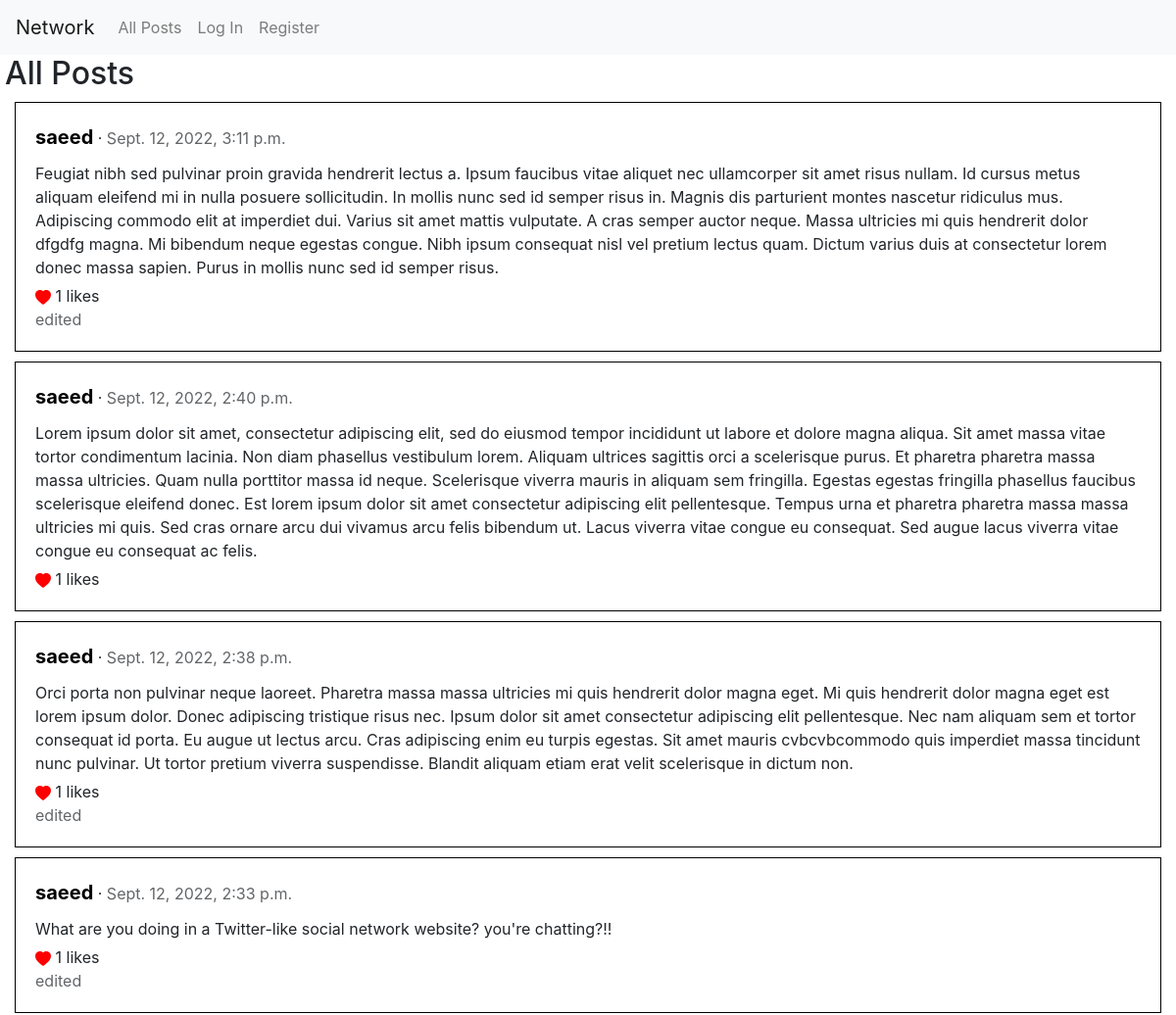
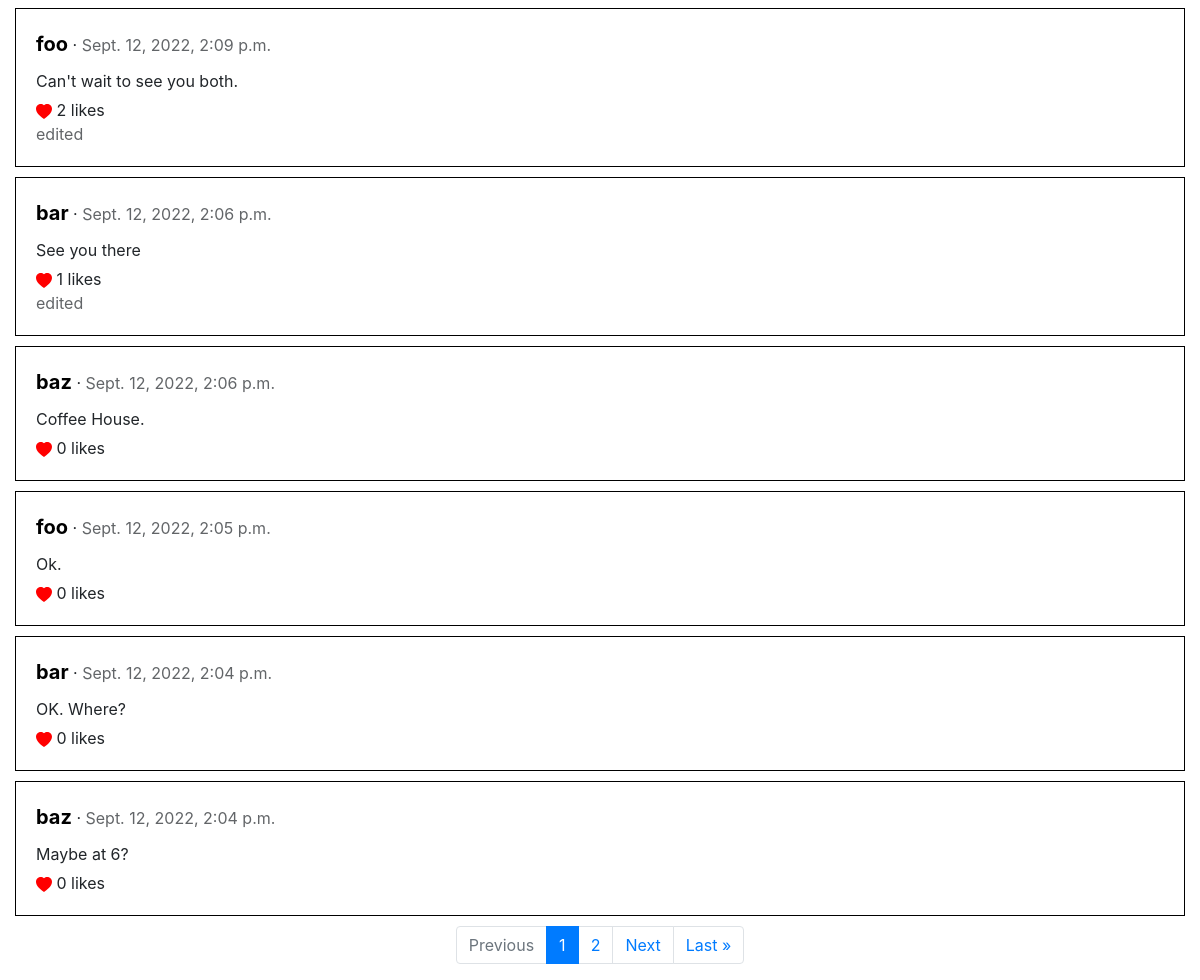
The page / on the database its author committed (2 pictures, top to bottom).
### network/models.py (models this page shows)
class Post(models.Model):
    poster = models.ForeignKey(User, on_delete=models.CASCADE, related_name="post")
    content = models.CharField(max_length=5000)
    date = models.DateTimeField(default=timezone.now)
    likedBy = models.ManyToManyField(User, blank=True, related_name="likes")
    isEdited = models.BooleanField(default=False)

class User(AbstractUser):
    pass

### network/views.py (the view)
# urls.py: path("", views.index, name="index"),
def index(request):
    if request.method == "POST":
        Post.objects.create(
            poster=request.user,
            content=request.POST["newTextarea"],
        )
        return HttpResponseRedirect(reverse("index"))
    else:
        allPosts = Post.objects.all()
        paginator = Paginator(allPosts.order_by('-date'), 10)
        page_number = request.GET.get('page')
        allPosts_obj = paginator.get_page(page_number)
        return render(request, "network/index.html", {
            "page_obj": allPosts_obj
        })

### network/templates/network/index.html (shortened to what this page needs)
{% extends "network/layout.html" %}
{% block body %}
    <h2>All Posts</h2>
    <div class="container-fluid">
        <div id="allPosts">
            {% for post in page_obj %}
            <div class="post">
                <div class="post-view" data-post_id="{{ post.id }}">
                    <div class="usDate"><span class="username"><a href="{% url 'profilePage' post.poster.username %}">{{ post.poster.username }}</a></span> · <span class="date">{{ post.date }}</span>
                    </div>
                    <div class="content">{{ post.content }}</div>
                    <div class="likes">
                        {% if user.is_authenticated %}
                            {% if user in post.likedBy.all %}
                                <svg class="likeButton" color="red" id="likeButton_{{post.id}}" onclick="like('{{post.id}}')" xmlns="http://www.w3.org/2000/svg" width="16" height="16" fill="currentColor" class="bi bi-heart-fill" viewBox="0 0 16 16">
                                <path fill-rule="evenodd" d="M8 1.314C12.438-3.248 23.534 4.735 8 15-7.534 4.736 3.562-3.248 8 1.314z"/>
                                </svg>
                            {% else %}
                                <svg class="likeButton" color="red" id="likeButton_{{post.id}}" onclick="like('{{post.id}}')" xmlns="http://www.w3.org/2000/svg" width="16" height="16" fill="currentColor" class="bi bi-heart" viewBox="0 0 16 16">
                                <path d="m8 2.748-.717-.737C5.6.281 2.514.878 1.4 3.053c-.523 1.023-.641 2.5.314 4.385.92 1.815 2.834 3.989 6.286 6.357 3.452-2.368 5.365-4.542 6.286-6.357.955-1.886.838-3.362.314-4.385C13.486.878 10.4.28 8.717 2.01L8 2.748zM8 15C-7.333 4.868 3.279-3.04 7.824 1.143c.06.055.119.112.176.171a3.12 3.12 0 0 1 .176-.17C12.72-3.042 23.333 4.867 8 15z"/>
                                </svg>
                            {% endif %}
                        {% else %}
                            <svg color="red" xmlns="http://www.w3.org/2000/svg" width="16" height="16" fill="currentColor" class="bi bi-heart-fill" viewBox="0 0 16 16">
                            <path fill-rule="evenodd" d="M8 1.314C12.438-3.248 23.534 4.735 8 15-7.534 4.736 3.562-3.248 8 1.314z"/>
                            </svg>
                        {% endif %}
                        {{ post.likedBy.all|length }} likes
                    </div>
                    <div class="edited">
                        {% if post.isEdited %}
                        edited
                        {% endif %}
                    </div>
                </div>
            </div>
            {% empty %}
            <div class="message">No post yet</div>
            {% endfor %}
        </div>
        {% if page_obj|length != 0 %}
        <nav aria-label="...">
            <ul class="pagination justify-content-center">
                {% if page_obj.has_previous %}
                <li class="page-item">
                    <a class="page-link" href="?page=1">&laquo; First</a>
                </li>
                <li class="page-item">
                    <a class="page-link" href="?page={{ page_obj.previous_page_number }}">Previous</a>
                </li>
                <li class="page-item">
                    <a class="page-link" href="?page={{ page_obj.previous_page_number }}">{{ page_obj.previous_page_number }}</a>
                </li>
                {% else %}
                <li class="page-item disabled">
                    <span class="page-link">Previous</span>
                </li>
                {% endif %}
                <li class="page-item active">
                    <a class="page-link" href="?page={{ page_obj.page_number }}">{{ page_obj.number }}</a>
                </li>
                {% if page_obj.has_next %}
                <li class="page-item">
                    <a class="page-link" href="?page={{ page_obj.next_page_number }}">{{ page_obj.next_page_number }}</a>
                </li>
                <li class="page-item">
                    <a class="page-link" href="?page={{ page_obj.next_page_number }}" tabindex="-1" aria-disabled="true">Next</a>
                </li>
                <li class="page-item">
                    <a class="page-link" href="?page={{ page_obj.paginator.num_pages }}">Last &raquo;</a>
                </li>
                {% else %}
                <li class="page-item disabled">
                    <span class="page-link">Next</span>
                </li>
                {% endif %}
            </ul>
          </nav>
          {% endif %}
    </div>
{% endblock %}

### network/static/network/styles.css (style rules this page uses)
.post { border: 0.5px solid black; width: 100%; padding: 20px; margin-top: 10px; }
.date { margin-top: 10px; opacity: 0.7; }
.pagination { margin-top: 10px; }
.usDate { margin-bottom: 10px; }
.username a, .username a:hover { color: black; font-weight: bold; font-size: 20px; }
.edited { opacity: 0.7; bottom: 2; }
h2 { margin-left: 5px; }
.likes { margin-top: 5px; }

### rows shown on the page
Post: poster.username "saeed", date "Sept. 12, 2022, 3:11 p.m.", content "Feugiat nibh sed pulvinar proin gravida hendrerit lectus a. Ipsum faucibus vitae aliquet nec ullamcorper sit amet risus nullam. Id cursus metus aliquam eleifend mi in nulla posuere sollicitudin. In mollis nunc sed id semper risus in. Magnis dis parturient montes nascetur ridiculus mus. Adipiscing commodo elit at imperdiet dui. Varius sit amet mattis vulputate. A cras semper auctor neque. Massa ultricies mi quis hendrerit dolor dfgdfg magna. Mi bibendum neque egestas congue. Nibh ipsum consequat nisl vel pretium lectus quam. Dictum varius duis at consectetur lorem donec massa sapien. Purus in mollis nunc sed id semper risus.", likedBy.all|length "1", isEdited "edited"
Post: poster.username "saeed", date "Sept. 12, 2022, 2:40 p.m.", content "Lorem ipsum dolor sit amet, consectetur adipiscing elit, sed do eiusmod tempor incididunt ut labore et dolore magna aliqua. Sit amet massa vitae tortor condimentum lacinia. Non diam phasellus vestibulum lorem. Aliquam ultrices sagittis orci a scelerisque purus. Et pharetra pharetra massa massa ultricies. Quam nulla porttitor massa id neque. Scelerisque viverra mauris in aliquam sem fringilla. Egestas egestas fringilla phasellus faucibus scelerisque eleifend donec. Est lorem ipsum dolor sit amet consectetur adipiscing elit pellentesque. Tempus urna et pharetra pharetra massa massa ultricies mi quis. Sed cras ornare arcu dui vivamus arcu felis bibendum ut. Lacus viverra vitae congue eu…", likedBy.all|length "1"
Post: poster.username "saeed", date "Sept. 12, 2022, 2:38 p.m.", content "Orci porta non pulvinar neque laoreet. Pharetra massa massa ultricies mi quis hendrerit dolor magna eget. Mi quis hendrerit dolor magna eget est lorem ipsum dolor. Donec adipiscing tristique risus nec. Ipsum dolor sit amet consectetur adipiscing elit pellentesque. Nec nam aliquam sem et tortor consequat id porta. Eu augue ut lectus arcu. Cras adipiscing enim eu turpis egestas. Sit amet mauris cvbcvbcommodo quis imperdiet massa tincidunt nunc pulvinar. Ut tortor pretium viverra suspendisse. Blandit aliquam etiam erat velit scelerisque in dictum non.", likedBy.all|length "1", isEdited "edited"
Post: poster.username "saeed", date "Sept. 12, 2022, 2:33 p.m.", content "What are you doing in a Twitter-like social network website? you're chatting?!!", likedBy.all|length "1", isEdited "edited"
Post: poster.username "foo", date "Sept. 12, 2022, 2:09 p.m.", content "Can't wait to see you both.", likedBy.all|length "2", isEdited "edited"
Post: poster.username "bar", date "Sept. 12, 2022, 2:06 p.m.", content "See you there", likedBy.all|length "1", isEdited "edited"
Post: poster.username "baz", date "Sept. 12, 2022, 2:06 p.m.", content "Coffee House.", likedBy.all|length "0"
Post: poster.username "foo", date "Sept. 12, 2022, 2:05 p.m.", content "Ok.", likedBy.all|length "0"
Post: poster.username "bar", date "Sept. 12, 2022, 2:04 p.m.", content "OK. Where?", likedBy.all|length "0"
Post: poster.username "baz", date "Sept. 12, 2022, 2:04 p.m.", content "Maybe at 6?", likedBy.all|length "0"

### other values the page prints
{{ page_obj.number }} "1"
{{ page_obj.next_page_number }} "2"
